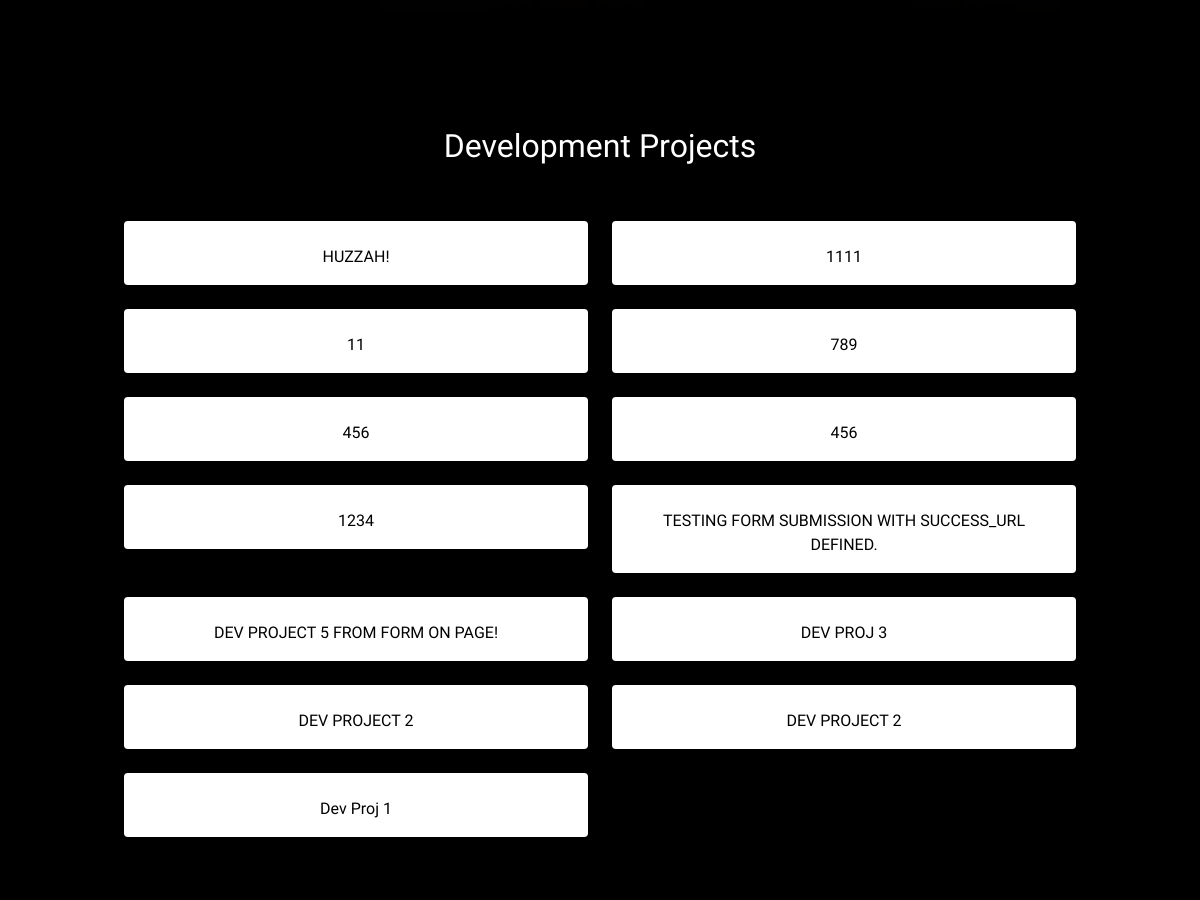
The app's page / (middle part), older data.
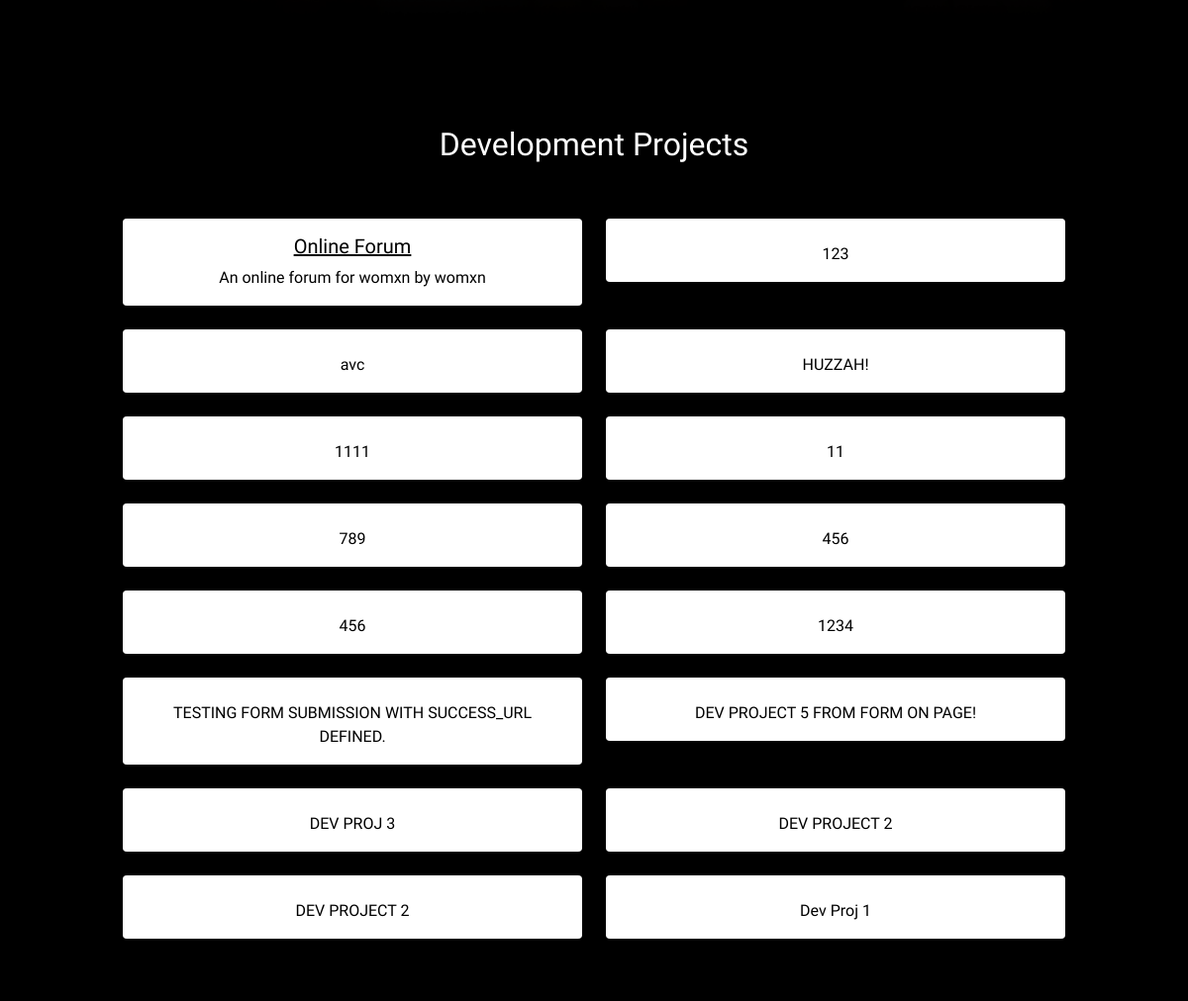
The same page, newer data.
### jvc_portfolio/models.py (models this page shows, shortened)
class Project(models.Model):
    DESIGN = 'DES'
    DEVELOPMENT = 'DEV'
    PROJECT_TYPE = [
        (DESIGN, 'Design'),
        (DEVELOPMENT, 'Development'),
    ]
    title = models.CharField(max_length=200)
    created_on = models.DateTimeField(auto_now_add=True)
    project_type = models.CharField(max_length=3, choices=PROJECT_TYPE, default=DEVELOPMENT)
    image = models.ImageField(null=True, blank=True, upload_to="images/proj/")
    about = models.TextField()
    class Meta:
        ordering = ['-created_on']

### jvc_core/views.py (the view)
# urls.py: path('', views.HomeView.as_view(), name='home'),
class HomeView(generic.TemplateView):
    template_name = 'core/index.html'
    def get_context_data(self, *args, **kwargs):
        context = super(HomeView, self).get_context_data(*args, **kwargs)
        dev_proj_list = Project.objects.filter(project_type='DEV')
        context['dev_proj_list'] = dev_proj_list
        return context

### jvc_core/templates/core/index.html (shortened to what this page needs)
{% extends "core/base.html" %}
{% block content %}
{% load static %}
  <main class="hero text-center">
    <div id="dev_proj_list" class="container-fluid dev_proj_container">
        <div class="row ps-2 pe-2 mb-5">
            <h2 class="list-title">Development Projects</h2>
        </div>
        <div class="row row-cols-1 row-cols-md-2">
            {% for proj in dev_proj_list %}
                <div class="col">
                    <div class="card mb-4 border-0">
                        <div class="card-body">
                                <h5 class="card-title">
                                    {% if proj.pk == 33 %}
                                        <a class="card-link" href="{% url 'forum' proj.pk %}">
                                            {{ proj.title | slice:50 }}
                                        </a>
                                    {% elif proj.pk == 34 %}
                                        <a href="{% url 'cell_label' proj.pk %}" class="card-link">
                                            {{ proj.title | slice:50 }}
                                        </a>
                                    {% endif %}
                                </h5>
                            <p class="card-text">{{ proj.about | slice:75 }}</p>
                        </div>
                    </div>
                </div>
            {% endfor %}
        </div>
    </div>
  </main>
{% endblock %}

Row changes from the older to the newer data that the page shows:
added Project: title "Online Forum", about "An online forum for womxn by womxn"
added Project: about "123"
added Project: about "avc"
